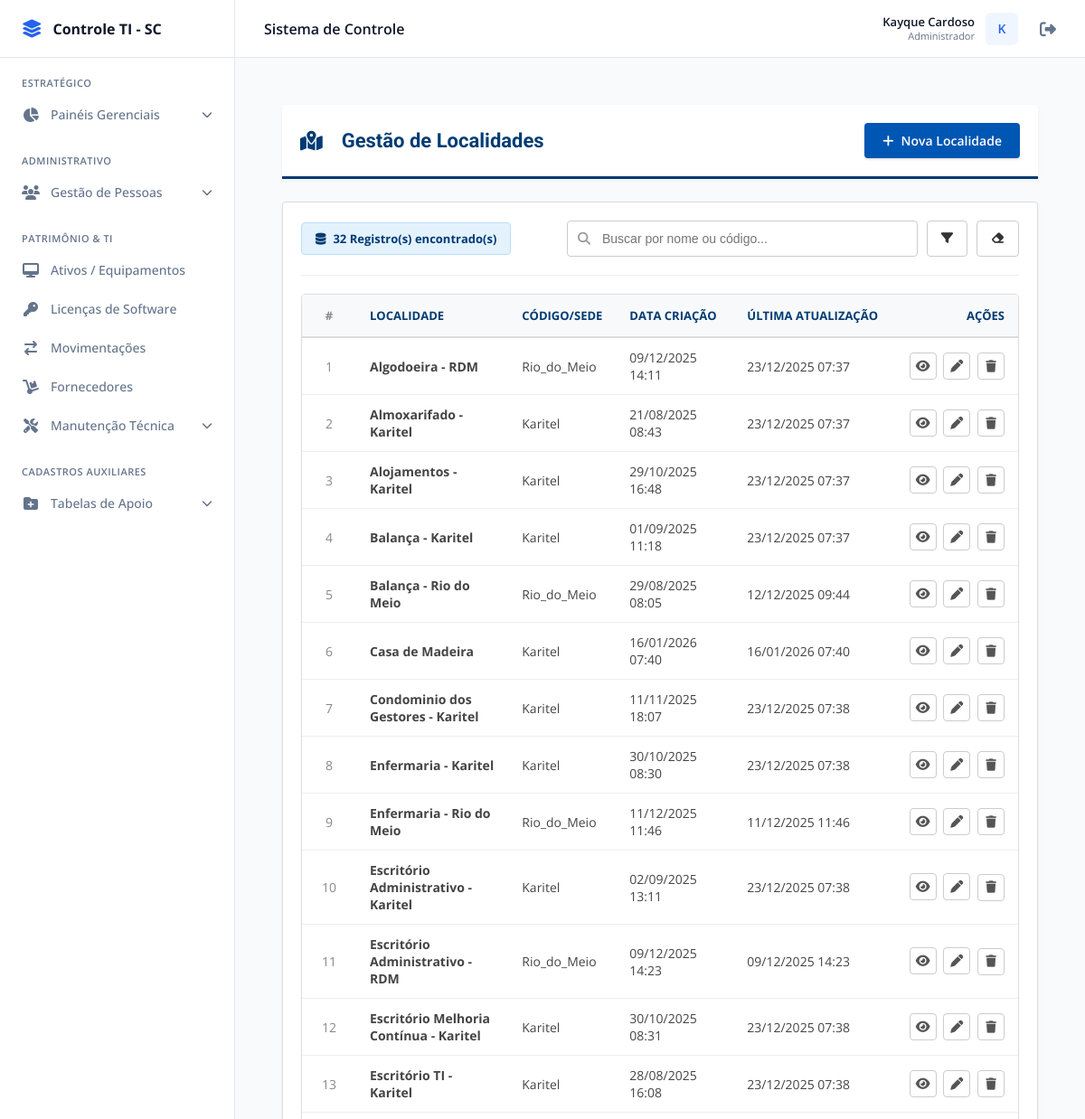
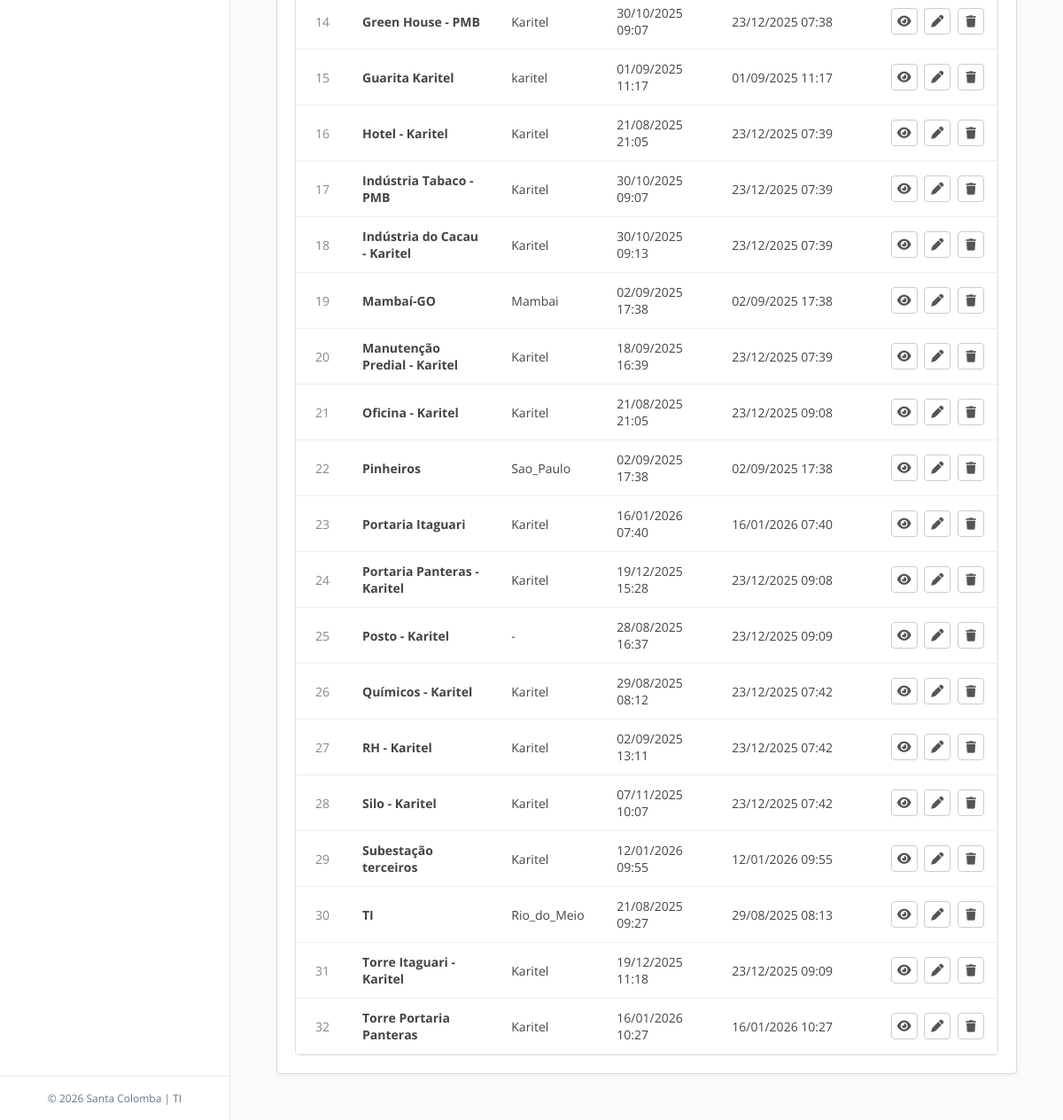
/localidades/ (signed in), run on an earlier commit of the app's database (2 pictures, top to bottom).
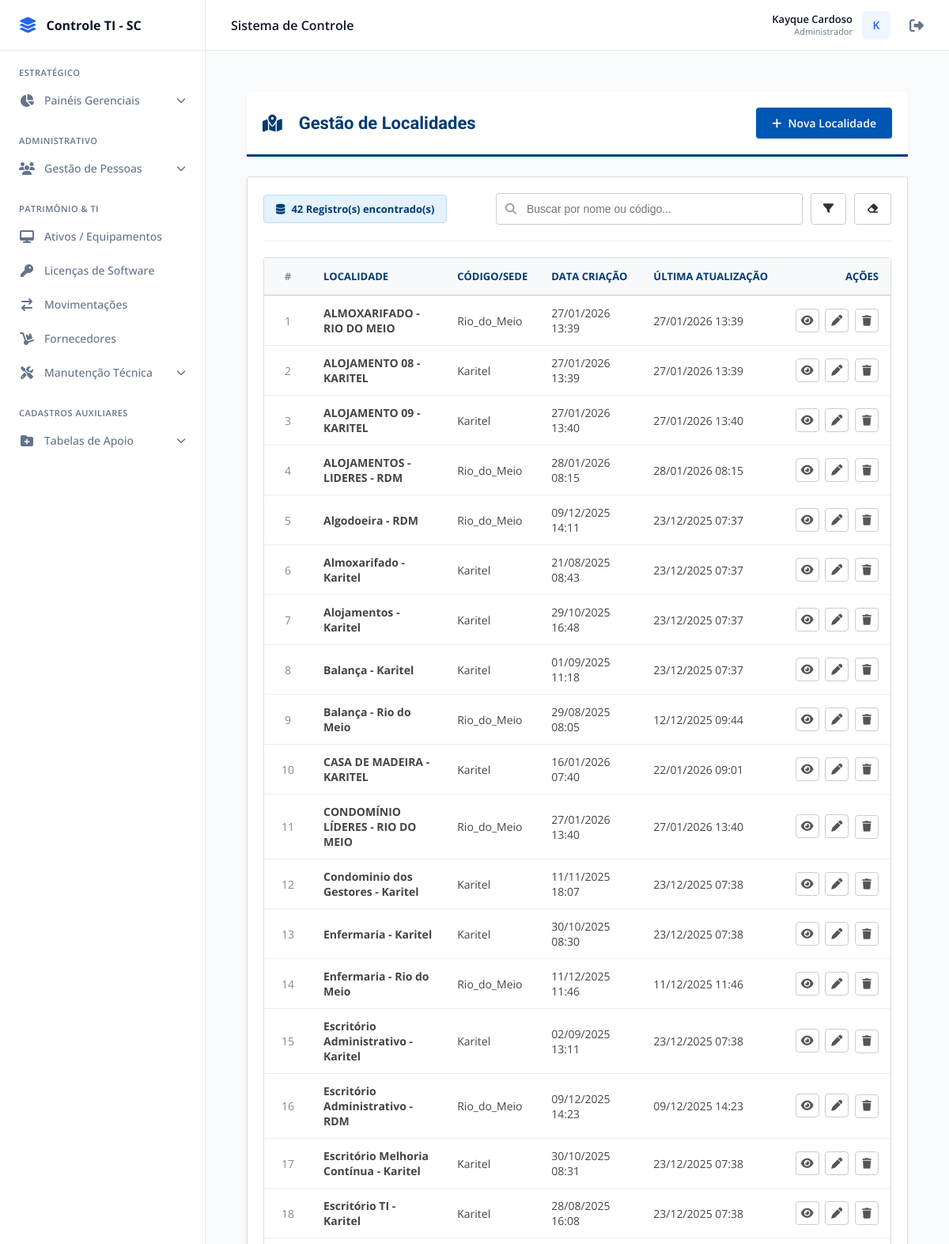
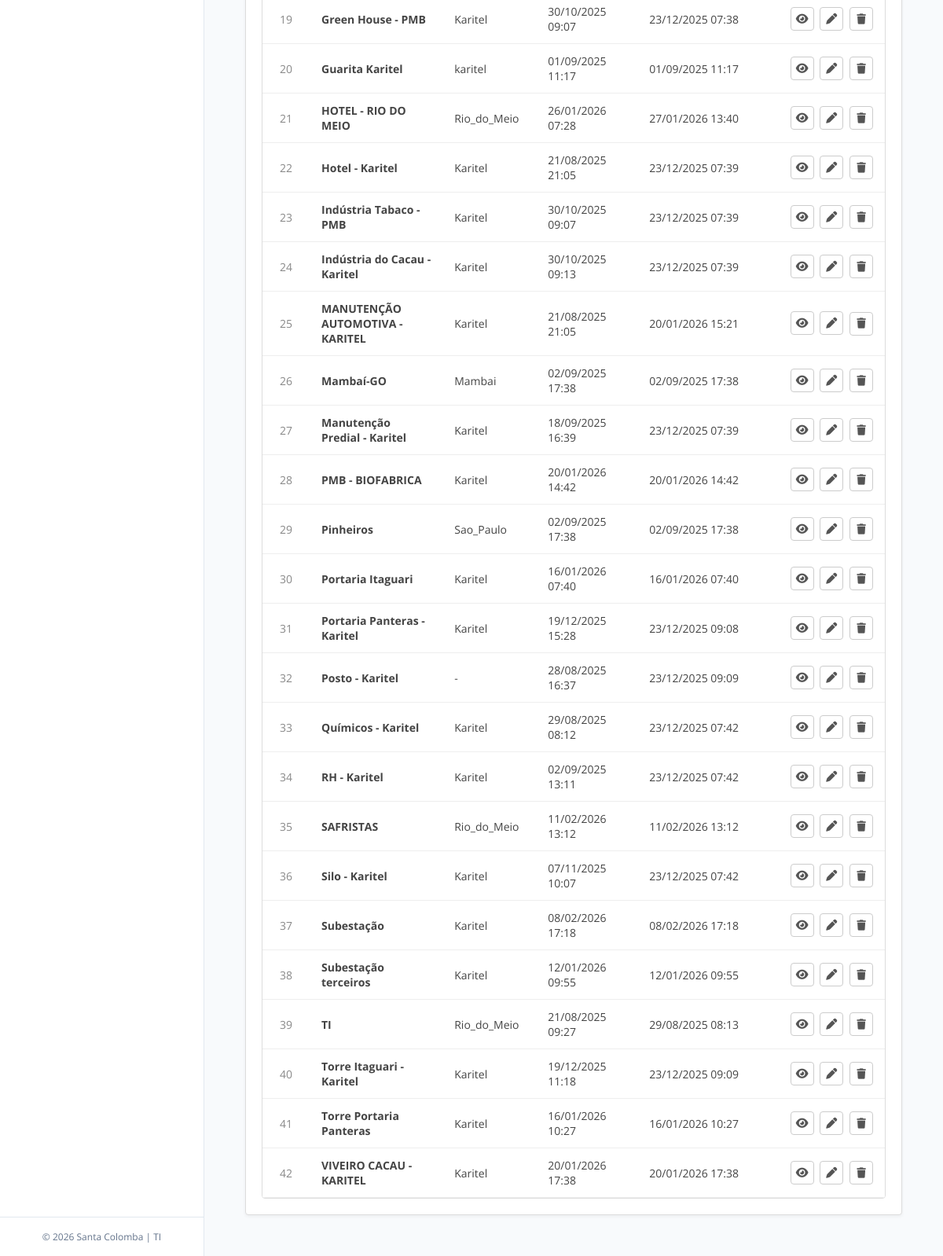
And on a later commit of the database (2 pictures, top to bottom).
### ProjetoEstoque/models.py (models this page shows, shortened)
class AuditModel(models.Model):
    criado_por = models.ForeignKey(User, related_name="%(class)s_criador", on_delete=models.SET_NULL, null=True)
    atualizado_por = models.ForeignKey(User, related_name="%(class)s_atualizador", on_delete=models.SET_NULL, null=True)
    created_at = models.DateTimeField(auto_now_add=True)
    updated_at = models.DateTimeField(auto_now=True)
    class Meta:
        abstract = True

class Localidade(AuditModel):
    codigo = models.CharField(
        max_length=20,
        choices=LocalidadeChoices.choices,
        null=True, blank=True,
        help_text="Sede: "
    )
    local = models.CharField(max_length=100)

### ProjetoEstoque/views.py (the view)
# urls.py: path("localidades/", views.localidade_list, name="localidade_list"),
@login_required
def localidade_list(request):
    qs = Localidade.objects.all().order_by("local")
    q = request.GET.get("q", "").strip()
    if q:
        qs = qs.filter(Q(local__icontains=q) | Q(codigo__icontains=q))
    context = {
        "localidades": qs,
        "LocalidadeChoices": LocalidadeChoices,
        "q": q,
    }
    return render(request, "front/localidade_list.html", context)

### ProjetoEstoque/templates/front/localidade_list.html (shortened to what this page needs)
{% extends 'base.html' %}
{% load static %}
{% block content %}
<link rel="stylesheet" href="https://cdnjs.cloudflare.com/ajax/libs/font-awesome/6.4.2/css/all.min.css"/>
<div class="main-container">
    <div class="page-header">
        <h1 class="page-title">
            <i class="fa fa-map-location-dot"></i>&nbsp; Gestão de Localidades
        </h1>
        <a href="{% url 'localidade_create' %}" class="btn-novo">
            <i class="fa fa-plus"></i> Nova Localidade
        </a>
    </div>
    <div class="content-card">
        <div class="top-toolbar">
            <div class="metric-badge">
                <i class="fa fa-database"></i>
                {{ localidades|length }} Registro(s) encontrado(s)
            </div>
            <form class="search-form" method="get" id="fForm" autocomplete="off">
                <div class="search-input-group">
                    <i class="fa fa-search search-icon"></i>
                    <input type="text" name="q" class="search-input" placeholder="Buscar por nome ou código..." value="{{ q|default:'' }}">
                </div>
                <button type="submit" class="btn-action" title="Filtrar">
                    <i class="fa fa-filter"></i>
                </button>
                <button type="button" class="btn-action" id="btnClear" title="Limpar Filtros">
                    <i class="fa fa-eraser"></i>
                </button>
            </form>
        </div>
        <div class="table-container">
            <table>
                <thead>
                    <tr>
                        <th class="col-id">#</th>
                        <th>Localidade</th>
                        <th>Código/Sede</th>
                        <th>Data Criação</th>
                        <th>Última Atualização</th>
                        <th class="col-actions">Ações</th>
                    </tr>
                </thead>
                <tbody>
                    {% for obj in localidades %}
                    <tr>
                        <td class="col-id">{{ forloop.counter }}</td>
                        <td>
                            <strong>{{ obj.local }}</strong>
                        </td>
                        <td>{{ obj.codigo|default:"-" }}</td>
                        <td>{{ obj.created_at|date:"d/m/Y H:i" }}</td>
                        <td>{{ obj.updated_at|date:"d/m/Y H:i" }}</td>
                        <td class="col-actions">
                            <a class="action-btn" title="Detalhar" href="{% url 'localidade_detail' obj.pk %}">
                                <i class="fa fa-eye"></i>
                            </a>
                            <a class="action-btn" title="Editar" href="{% url 'localidade_update' obj.pk %}">
                                <i class="fa fa-pen"></i>
                            </a>
                            <button class="action-btn delete" title="Excluir"
                                    onclick="openDeleteModal('{{ obj.pk }}','{{ obj.local|escapejs }}')">
                                <i class="fa fa-trash"></i>
                            </button>
                        </td>
                    </tr>
                    {% endfor %}
                </tbody>
            </table>
        </div>
    </div>
</div>
{% endblock %}

### ProjetoEstoque/templates/base.html (shortened to what this page needs)
{% load static %}
<!DOCTYPE html>
<html lang="pt-br">
<head>
  <link rel="stylesheet" href="https://cdnjs.cloudflare.com/ajax/libs/font-awesome/6.5.2/css/all.min.css">
</head>
<body>
<div class="app-root">
  <aside class="sidebar" id="sidebar">
    <div class="sidebar-brand">
      <i class="fa-solid fa-layer-group"></i>
      <span>Controle TI - SC</span>
    </div>
    <nav class="sidebar-nav">
      <div class="nav-label">Estratégico</div>
      <div class="nav-group">
        <div class="nav-item {% if 'dashboard' in request.resolver_match.url_name %}active{% endif %}" onclick="toggleMenu('sub-dash', this)">
          <i class="fas fa-chart-pie nav-icon"></i>
          <span>Painéis Gerenciais</span>
          <i class="fas fa-chevron-down nav-arrow"></i>
        </div>
      </div>
      <div class="nav-label">Administrativo</div>
      <div class="nav-group">
        <div class="nav-item {% if 'usuario' in request.resolver_match.url_name or 'centrocusto' in request.resolver_match.url_name %}active{% endif %}" onclick="toggleMenu('sub-gestao', this)">
          <i class="fas fa-users nav-icon"></i>
          <span>Gestão de Pessoas</span>
          <i class="fas fa-chevron-down nav-arrow"></i>
        </div>
      </div>
      <div class="nav-label">Patrimônio & TI</div>
      <a href="{% url 'equipamentos_list' %}" class="nav-item {% if 'equipamento' in request.resolver_match.url_name %}active{% endif %}">
        <i class="fas fa-desktop nav-icon"></i>
        <span>Ativos / Equipamentos</span>
      </a>
      <a href="{% url 'licenca_list' %}" class="nav-item {% if 'licenca_' in request.resolver_match.url_name and 'dashboard' not in request.resolver_match.url_name %}active{% endif %}">
        <i class="fas fa-key nav-icon"></i>
        <span>Licenças de Software</span>
      </a>
      <a href="{% url 'movimentacao_list' %}" class="nav-item {% if 'movimentacao' in request.resolver_match.url_name %}active{% endif %}">
        <i class="fas fa-arrow-right-arrow-left nav-icon"></i>
        <span>Movimentações</span>
      </a>
      <a href="{% url 'fornecedor_list' %}" class="nav-item {% if 'fornecedor' in request.resolver_match.url_name %}active{% endif %}">
        <i class="fas fa-dolly nav-icon"></i>
        <span>Fornecedores</span>
      </a>
      <div class="nav-group">
        <div class="nav-item {% if 'preventiva' in request.resolver_match.url_name and 'dashboard' not in request.resolver_match.url_name %}active{% endif %}" onclick="toggleMenu('sub-prev', this)">
          <i class="fas fa-tools nav-icon"></i>
          <span>Manutenção Técnica</span>
          <i class="fas fa-chevron-down nav-arrow"></i>
        </div>
      </div>
      <div class="nav-label">Cadastros Auxiliares</div>
      <div class="nav-group">
        <div class="nav-item" onclick="toggleMenu('sub-cad', this)">
          <i class="fas fa-folder-plus nav-icon"></i>
          <span>Tabelas de Apoio</span>
          <i class="fas fa-chevron-down nav-arrow"></i>
        </div>
      </div>
    </nav>
    <div class="sidebar-footer">© {% now "Y" %} Santa Colomba | TI</div>
  </aside>
  <main class="main-content">
    <header class="top-header">
      <div class="header-left">
        <span style="font-weight: 600; color: var(--text-main); font-size: 16px;">Sistema de Controle</span>
      </div>
      <div class="header-right">
        <div class="user-profile" title="Perfil do Usuário">
          <div class="user-info">
            <span class="user-name">{{ user.first_name|default:user.username }}</span>
            <span class="user-role">Administrador</span>
          </div>
          <div class="user-avatar">{{ user.username|slice:":1"|upper }}</div>
        </div>
        <a href="{% url 'login' %}" class="btn-logout" title="Sair do Sistema">
          <i class="fas fa-sign-out-alt"></i>
        </a>
      </div>
    </header>
    <div class="page-scroll">
      {% block content %}{% endblock %}
    </div>
  </main>
</div>
</body>
</html>

### ProjetoEstoque/templates/base.html (style rules this page uses)
:root { --bg-body: #f8fafc; --bg-surface: #ffffff; --primary: #2563eb; --primary-hover: #1d4ed8; --primary-light: #eff6ff; --text-main: #0f172a; --text-muted: #64748b; --danger: #ef4444; --danger-bg: #fef2f2; --success: #10b981; --success-bg: #ecfdf5; --info: #3b82f6; --info-bg: #eff6ff; --border-color: #e2e8f0; --sidebar-w: 260px; --header-h: 64px; --radius-sm: 6px; --radius-md: 10px; --radius-lg: 16px; --shadow-sm: 0 1px 2px 0 rgb(0 0 0 / 0.05); --shadow-md: 0 4px 6px -1px rgb(0 0 0 / 0.1), 0 2px 4px -2px rgb(0 0 0 / 0.05); --transition: all 0.2s cubic-bezier(0.4, 0, 0.2, 1); }
* { box-sizing: border-box; margin: 0; padding: 0; }
body { font-family: 'Inter', sans-serif; background-color: var(--bg-body); color: var(--text-main); height: 100vh; overflow: hidden; font-size: 14px; -webkit-font-smoothing: antialiased; }
a { text-decoration: none; color: inherit; }
.app-root { display: flex; height: 100vh; width: 100vw; }
.sidebar { width: var(--sidebar-w); background-color: var(--bg-surface); border-right: 1px solid var(--border-color); display: flex; flex-direction: column; flex-shrink: 0; transition: transform 0.3s ease; z-index: 50; }
.sidebar-brand { height: var(--header-h); display: flex; align-items: center; padding: 0 24px; border-bottom: 1px solid var(--border-color); color: var(--text-main); font-weight: 700; font-size: 16px; gap: 12px; }
.sidebar-brand i { color: var(--primary); font-size: 20px; }
.sidebar-nav { flex: 1; overflow-y: auto; padding: 20px 12px; }
.nav-label { font-size: 11px; text-transform: uppercase; letter-spacing: 0.5px; font-weight: 600; color: var(--text-muted); margin: 24px 12px 8px; }
.nav-label:first-child { margin-top: 0; }
.nav-item { display: flex; align-items: center; gap: 12px; padding: 10px 12px; margin-bottom: 4px; color: var(--text-muted); font-weight: 500; cursor: pointer; border-radius: var(--radius-sm); transition: var(--transition); }
.nav-icon { width: 20px; text-align: center; font-size: 16px; }
.nav-arrow { margin-left: auto; font-size: 12px; transition: transform 0.2s; }
.sidebar-footer { padding: 16px; border-top: 1px solid var(--border-color); font-size: 12px; color: var(--text-muted); text-align: center; }
.main-content { flex: 1; display: flex; flex-direction: column; overflow: hidden; background-color: var(--bg-body); }
.top-header { height: var(--header-h); background-color: var(--bg-surface); border-bottom: 1px solid var(--border-color); display: flex; align-items: center; justify-content: space-between; padding: 0 32px; z-index: 40; }
.header-left { display: flex; align-items: center; gap: 20px; flex: 1; }
.header-right { display: flex; align-items: center; gap: 24px; }
.user-profile { display: flex; align-items: center; gap: 12px; }
.user-avatar { width: 36px; height: 36px; background-color: var(--primary-light); color: var(--primary); border-radius: var(--radius-sm); display: flex; align-items: center; justify-content: center; font-weight: 600; font-size: 14px; }
.user-info { text-align: right; line-height: 1.2; display: none; }
@media (min-width: 640px) { .user-info { display: block; } }
.user-name { display: block; font-size: 13px; font-weight: 600; color: var(--text-main); }
.user-role { display: block; font-size: 11px; color: var(--text-muted); }
.btn-logout { color: var(--text-muted); font-size: 18px; transition: var(--transition); }
.page-scroll { flex: 1; overflow-y: auto; padding: 32px; scroll-behavior: smooth; }

What changed in the data, as far as the page shows it:
added Localidade: local "ALMOXARIFADO - RIO DO MEIO", codigo "Rio_do_Meio", created_at "27/01/2026 13:39", updated_at "27/01/2026 13:39"
added Localidade: local "ALOJAMENTO 08 - KARITEL", codigo "Karitel", created_at "27/01/2026 13:39", updated_at "27/01/2026 13:39"
added Localidade: local "ALOJAMENTO 09 - KARITEL", codigo "Karitel", created_at "27/01/2026 13:40", updated_at "27/01/2026 13:40"
added Localidade: local "ALOJAMENTOS - LIDERES - RDM", codigo "Rio_do_Meio", created_at "28/01/2026 08:15", updated_at "28/01/2026 08:15"
changed Localidade: local "Casa de Madeira" → "CASA DE MADEIRA - KARITEL"; updated_at "16/01/2026 07:40" → "22/01/2026 09:01"
added Localidade: local "CONDOMÍNIO LÍDERES - RIO DO MEIO", codigo "Rio_do_Meio", created_at "27/01/2026 13:40", updated_at "27/01/2026 13:40"
added Localidade: local "HOTEL - RIO DO MEIO", codigo "Rio_do_Meio", created_at "26/01/2026 07:28", updated_at "27/01/2026 13:40"
changed Localidade: local "Oficina - Karitel" → "MANUTENÇÃO AUTOMOTIVA - KARITEL"; updated_at "23/12/2025 09:08" → "20/01/2026 15:21"; moves up the list
added Localidade: local "PMB - BIOFABRICA", codigo "Karitel", created_at "20/01/2026 14:42", updated_at "20/01/2026 14:42"
added Localidade: local "SAFRISTAS", codigo "Rio_do_Meio", created_at "11/02/2026 13:12", updated_at "11/02/2026 13:12"
added Localidade: local "Subestação", codigo "Karitel", created_at "08/02/2026 17:18", updated_at "08/02/2026 17:18"
added Localidade: local "VIVEIRO CACAU - KARITEL", codigo "Karitel", created_at "20/01/2026 17:38", updated_at "20/01/2026 17:38"
Also different on the page:
{{ localidades|length }}: "32" → "42"
